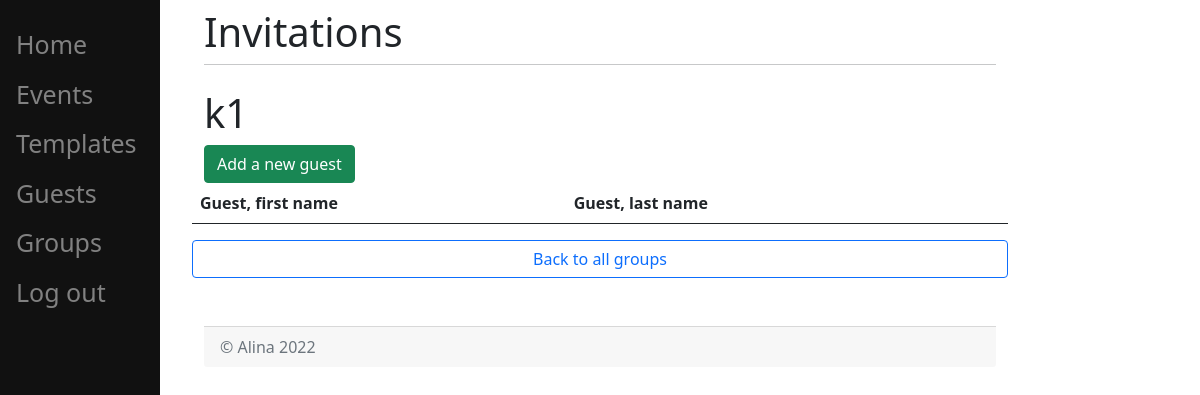
The page /groups/view_group/1 (signed in) on the database as committed earlier.
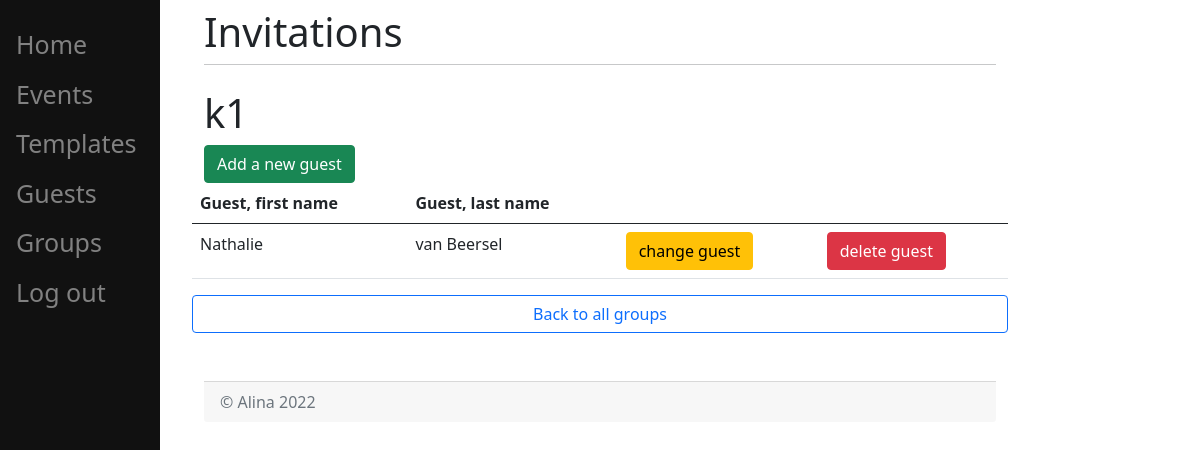
The same page on the database as committed later.
### invitations/models.py (models this page shows, shortened)
class Guest(models.Model):
    group = models.ForeignKey(Group, on_delete=models.CASCADE)
    first_name = models.CharField(max_length=200)
    last_name = models.CharField(max_length=200)
    parent_name = models.CharField(max_length=200, default='Unknown')
    parent_phone = models.CharField(max_length=200, default='Unknown')
    email = models.EmailField(help_text="jaan@mail.com", default='Unknown')
    phone = models.CharField(max_length=200, default='Unknown')
    address = models.CharField(max_length=200, default='Unknown')

### invitations/views.py (the view)
def view_group(request, group_id):
    user = request.user
    try:
        group = user.group.get(id=group_id)
        return render(request, "invitations/view_group.html", {"group": group})
    except Group.DoesNotExist:
        raise Http404("No group matches the given query.")

### templates/invitations/view_group.html (shortened to what this page needs)
{% extends 'invitations/home.html' %}
{% block content %}
    <h1>{{ group.name }}</h1>
    <form action="/guests/add/">
        <button type="submit" class="btn btn-success">Add a new guest</button>
    </form>
    <table class="table">
        <thead>
        <tr>
            <th scope="col">Guest, first name</th>
            <th scope="col">Guest, last name</th>
            <th scope="col"></th>
            <th scope="col"></th>
        </tr>
        </thead>
        <tbody>
        {% for guest in  group.guest_set.all %}
            <tr>
                <td>{{ guest.first_name }}</td>
                <td>{{ guest.last_name }}</td>
                <td>
                    <a href="/guests/change/{{ guest.id }}" class="btn btn-warning">change guest</a>
                </td>
                <td>
                    <form action="/guests/delete/" method="post">
                        <button type="submit" class="btn btn-danger">delete guest</button>
                    </form>
                </td>
            </tr>
            </tbody>
        {% endfor %}
    </table>
    <a href="/groups" class="btn btn-outline-primary">Back to all groups</a>
{% endblock %}

Rows that differ between the two databases and show on the page:
added Guest: first_name "Nathalie", last_name "van Beersel"
